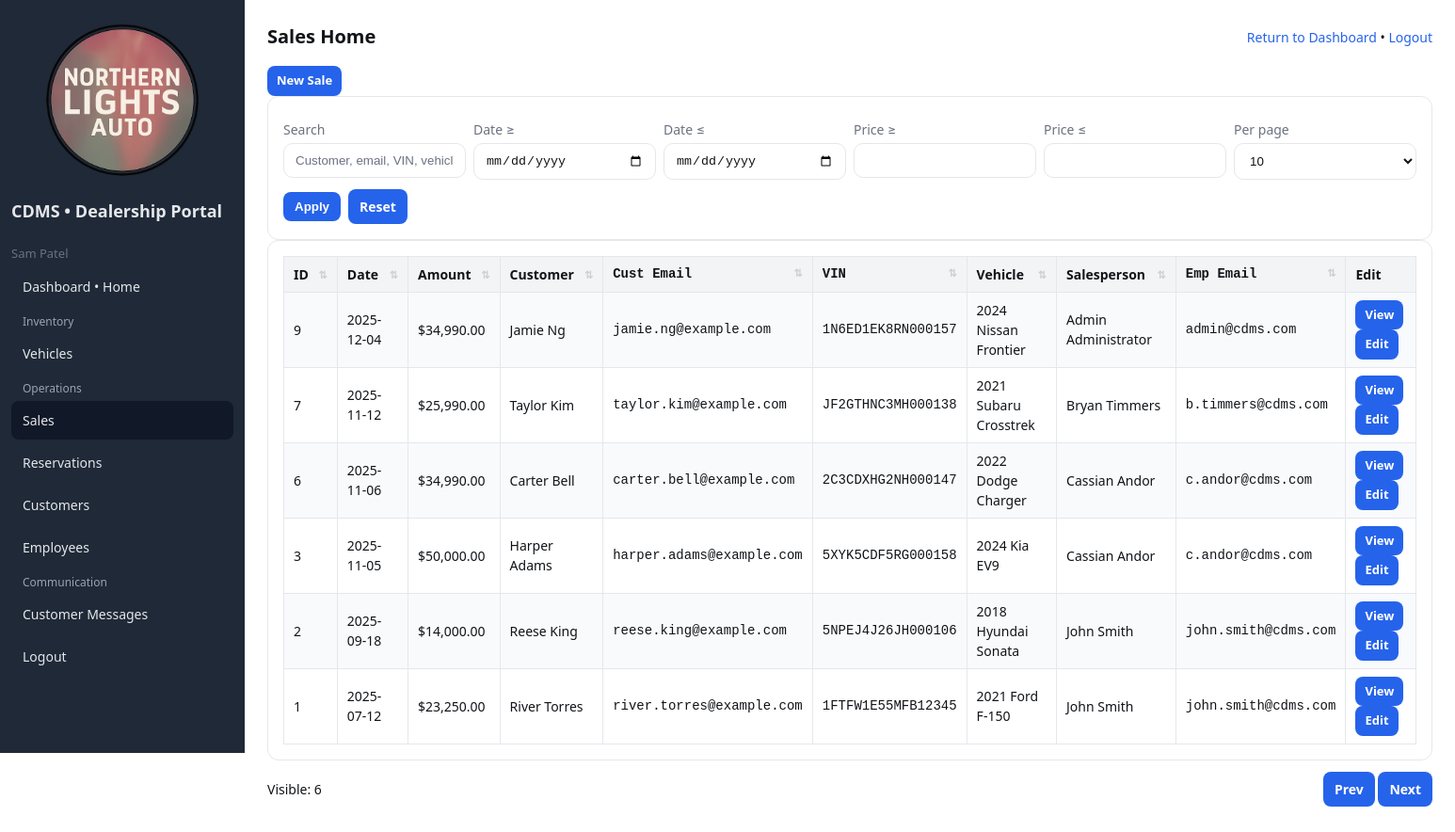
The page /public/sales.php (signed in) on the database its author committed.
### tables this page shows
CREATE TABLE `sales` (
  `sale_id` int(11) NOT NULL,
  `vehicle_id` int(11) NOT NULL,
  `customer_id` int(11) NOT NULL,
  `employee_id` int(11) NOT NULL,
  `sale_price` decimal(10,2) NOT NULL,
  `sale_date` date NOT NULL DEFAULT curdate(),
  `payment_method` enum('cash','finance','lease','other') NOT NULL DEFAULT 'finance',
  `notes` varchar(500) DEFAULT NULL,
  `created_at` timestamp NOT NULL DEFAULT current_timestamp(),
  `updated_at` timestamp NOT NULL DEFAULT current_timestamp() ON UPDATE current_timestamp()
);

CREATE TABLE `customers` (
  `customer_id` int(11) NOT NULL,
  `first_name` varchar(50) NOT NULL,
  `last_name` varchar(50) NOT NULL,
  `email` varchar(120) NOT NULL,
  `phone` varchar(30) DEFAULT NULL,
  `address_line1` varchar(120) DEFAULT NULL,
  `address_line2` varchar(120) DEFAULT NULL,
  `city` varchar(80) DEFAULT NULL,
  `state_province` varchar(80) DEFAULT NULL,
  `postal_code` varchar(20) DEFAULT NULL,
  `created_at` timestamp NOT NULL DEFAULT current_timestamp(),
  `updated_at` timestamp NOT NULL DEFAULT current_timestamp() ON UPDATE current_timestamp(),
  `password_hash` varchar(255) DEFAULT NULL
);

CREATE TABLE `vehicles` (
  `vehicle_id` int(11) NOT NULL,
  `vin` char(17) NOT NULL,
  `make` varchar(50) NOT NULL,
  `model` varchar(50) NOT NULL,
  `trim` varchar(50) DEFAULT NULL,
  `model_year` year(4) NOT NULL,
  `color` varchar(40) DEFAULT NULL,
  `body_style` varchar(40) DEFAULT NULL,
  `transmission` varchar(40) DEFAULT NULL,
  `fuel_type` varchar(40) DEFAULT NULL,
  `mileage` int(11) DEFAULT 0,
  `price` decimal(10,2) NOT NULL,
  `image_url` varchar(255) DEFAULT NULL,
  `status` enum('available','reserved','sold') NOT NULL DEFAULT 'available',
  `image_filename` varchar(255) DEFAULT NULL,
  `location` varchar(80) DEFAULT NULL,
  `listed_at` date NOT NULL DEFAULT curdate(),
  `created_at` timestamp NOT NULL DEFAULT current_timestamp(),
  `updated_at` timestamp NOT NULL DEFAULT current_timestamp() ON UPDATE current_timestamp()
);

CREATE TABLE `employees` (
  `employee_id` int(11) NOT NULL,
  `first_name` varchar(50) NOT NULL,
  `last_name` varchar(50) NOT NULL,
  `email` varchar(120) NOT NULL,
  `password_hash` varchar(100) DEFAULT NULL,
  `phone` varchar(30) DEFAULT NULL,
  `role` enum('sales','manager','admin') NOT NULL DEFAULT 'sales',
  `hire_date` date NOT NULL DEFAULT curdate(),
  `is_active` tinyint(1) NOT NULL DEFAULT 1,
  `created_at` timestamp NOT NULL DEFAULT current_timestamp(),
  `updated_at` timestamp NOT NULL DEFAULT current_timestamp() ON UPDATE current_timestamp()
);

### lib/helpers.php (called while the page is built, shortened)
<?php
function e($string)
{
    return htmlspecialchars($string, ENT_QUOTES, 'UTF-8');
}

### public/sales.php (the view, shortened to what this page needs)
<?php
require_once __DIR__ . '/../lib/helpers.php';
$pdo = DB::conn();
$rows = $pdo->query("
    SELECT
        s.sale_id,
        s.sale_date,
        s.sale_price,
        c.first_name AS cust_first, c.last_name AS cust_last, c.email AS cust_email,
        v.vin, v.make, v.model, v.model_year,
        e.first_name AS emp_first, e.last_name AS emp_last, e.email AS emp_email
    FROM sales s
    LEFT JOIN customers c ON c.customer_id = s.customer_id
    LEFT JOIN vehicles  v ON v.vehicle_id  = s.vehicle_id
    LEFT JOIN employees e ON e.employee_id = s.employee_id
    ORDER BY s.sale_id DESC
")->fetchAll();
$q          = $_GET['q'] ?? '';
$date_from  = $_GET['date_from'] ?? '';
$date_to    = $_GET['date_to'] ?? '';
$price_min  = $_GET['price_min'] ?? '';
$price_max  = $_GET['price_max'] ?? '';
$per_page   = (int)($_GET['per_page'] ?? 10);
?>
<!doctype html>
<html>
<head>
    <?php include __DIR__ . '/../includes/header.php'; ?>
</head>
<body class="page-sales">
    <div class="layout">
        <?php include __DIR__ . '/_sidebar.php'; ?>
        <div class="content">
            <div class="header">
                <div class="title">Sales Home</div>
                <div class="right"><a href="<?= BASE_URL ?>/dashboard.php">Return to Dashboard</a> • <a href="<?= BASE_URL ?>/logout.php">Logout</a></div>
            </div>
            <div class="mt-10">
                <a class="btn btn-primary btn-sm" href="<?= BASE_URL ?>/new_sale.php">New Sale</a><br>
            </div>
            <div class="card filters">
                <form onsubmit="return false;">
                    <div class="row">
                        <div>
                            <label>Search</label>
                            <input id="q" type="text" value="<?= e($q) ?>" placeholder="Customer, email, VIN, vehicle, employee">
                        </div>
                        <div>
                            <label>Date ≥</label>
                            <input id="date_from" type="date" value="<?= e($date_from) ?>">
                        </div>
                        <div>
                            <label>Date ≤</label>
                            <input id="date_to" type="date" value="<?= e($date_to) ?>">
                        </div>
                        <div>
                            <label>Price ≥</label>
                            <input id="price_min" type="number" step="0.01" value="<?= e($price_min) ?>">
                        </div>
                        <div>
                            <label>Price ≤</label>
                            <input id="price_max" type="number" step="0.01" value="<?= e($price_max) ?>">
                        </div>
                        <div>
                            <label>Per page</label>
                            <select id="per_page">
                                <?php foreach ([10, 20, 30, 50] as $pp): ?>
                                    <option value="<?= $pp ?>" <?= $per_page === $pp ? 'selected' : '' ?>><?= $pp ?></option>
                                <?php endforeach; ?>
                            </select>
                        </div>
                    </div>
                    <div class="flex-row-wrap mt-10">
                        <button class="btn" type="button" onclick="window.SimpleTable && SimpleTable.update && SimpleTable.update()">Apply</button>
                        <a class="btn secondary" href="index.php">Reset</a>
                    </div>
                </form>
            </div>
            <div class="card scrollable">
                <table id="salesTable" class="table">
                    <thead>
                        <tr>
                            <th data-sort>ID</th>
                            <th data-sort>Date</th>
                            <th data-sort class="amt">Amount</th>
                            <th data-sort>Customer</th>
                            <th data-sort class="mono">Cust Email</th>
                            <th data-sort class="mono">VIN</th>
                            <th data-sort>Vehicle</th>
                            <th data-sort>Salesperson</th>
                            <th data-sort class="mono">Emp Email</th>
                            <th>Edit</th>
                        </tr>
                    </thead>
                    <tbody>
                        <?php foreach ($rows as $r): ?>
                            <?php
                            $date  = $r['sale_date'] ? date('Y-m-d', strtotime($r['sale_date'])) : '';
                            $amt   = ($r['sale_price'] !== null) ? number_format((float)$r['sale_price'], 2) : '0.00';
                            $cust  = trim(($r['cust_first'] ?? '') . ' ' . ($r['cust_last'] ?? ''));
                            $veh   = trim(($r['model_year'] ? $r['model_year'] . ' ' : '') . ($r['make'] ?? '') . ' ' . ($r['model'] ?? ''));
                            $emp   = trim(($r['emp_first'] ?? '') . ' ' . ($r['emp_last'] ?? ''));
                            ?>
                            <tr>
                                <td><?= (int)$r['sale_id'] ?></td>
                                <td><?= e($date) ?></td>
                                <td class="amt">$<?= e($amt) ?></td>
                                <td><?= e($cust) ?></td>
                                <td class="mono"><?= e($r['cust_email'] ?? '') ?></td>
                                <td class="mono"><?= e($r['vin'] ?? '') ?></td>
                                <td><?= e($veh) ?></td>
                                <td><?= e($emp) ?></td>
                                <td class="mono"><?= e($r['emp_email'] ?? '') ?></td>
                                <td>
                                    <a class="btn btn-primary btn-sm" href="<?= BASE_URL ?>/sale_view.php?id=<?= (int)$r['sale_id'] ?>">View</a>
                                    <a class="btn btn-primary btn-sm" href="<?= BASE_URL ?>/sale_edit.php?id=<?= (int)$r['sale_id'] ?>">Edit</a>
                                </td>
                            </tr>
                        <?php endforeach; ?>
                    </tbody>
                </table>
            </div>
            <div class="header mt-12">
                <div class="muted" id="metaLbl"></div>
                <div>
                    <a class="btn secondary" href="#" id="prevBtn">Prev</a>
                    <a class="btn secondary" href="#" id="nextBtn">Next</a>
                </div>
            </div>
        </div>
    </div>
</body>
</html>

### public/assets/style.css (style rules this page uses)
:root { --bg: #ffffff; --sidebar-width: 260px; --text: #111418; --muted: #6b7280; --accent: #2563eb; --accent-hover: #1d4ed8; --sidebar: #1f2937; --sidebar-text: #e5e7eb; --sidebar-active: #111827; --border: #e5e7eb; --table-stripe: #f8fafc; --card-bg: #ffffff; --card-hover: #f8fafc; --input-bg: #ffffff; --table-head-bg: #f3f4f6; --button-text: #ffffff; }
* { box-sizing: border-box }
html, body { height: 100% }
body { margin: 0; background: var(--bg); color: var(--text); font: 14px/1.5 system-ui, -apple-system, Segoe UI, Roboto, Ubuntu, Cantarell, Noto Sans, Helvetica, Arial, "Apple Color Emoji", "Segoe UI Emoji"; }
.layout { display: flex; min-height: 100vh }
.content { flex: 1; padding: 24px; }
.header { display: flex; justify-content: space-between; align-items: center; margin-bottom: 16px }
.header .title { font-size: 20px; font-weight: 700 }
.header .right a { color: var(--accent); text-decoration: none }
thead th[data-sort] { position: relative; cursor: pointer; transition: background 140ms ease, color 140ms ease, box-shadow 140ms ease; padding-right: 30px; }
thead th[data-sort]::after { content: "⇅"; position: absolute; right: 10px; top: 50%; transform: translateY(-50%); font-size: 11px; line-height: 1; color: var(--muted); opacity: 0.28; transition: opacity 120ms ease, color 160ms ease, transform 120ms ease; pointer-events: none; }
.card { border: 1px solid var(--border); border-radius: 12px; padding: 16px; background: var(--card-bg) }
.table { width: 100%; border-collapse: collapse; }
.table th, .table td { border: 1px solid var(--border); padding: 8px 10px; text-align: left }
.table thead th { background: var(--table-head-bg) }
.table tbody tr:nth-child(odd) { background: var(--table-stripe) }
label { display: block; margin: 8px 0 4px; color: var(--muted) }
input, select { width: 100%; padding: 10px 12px; border: 1px solid var(--border); border-radius: 10px; background: var(--input-bg) }
input, select, textarea { color: var(--text); }
input::placeholder, textarea::placeholder { color: var(--muted); opacity: 1; }
.btn { display: inline-flex; align-items: center; gap: 8px; padding: 8px 12px; border-radius: 8px; border: 0; background: var(--accent) !important; color: var(--button-text) !important; text-decoration: none; cursor: pointer; font-weight: 600; }
.btn.secondary { background: var(--accent) !important; color: var(--button-text) !important; border: 0 !important; }
.btn.btn-primary, .btn-primary { background: var(--accent); color: var(--button-text); border-color: var(--accent); }
.btn.secondary { background: var(--card-bg); color: var(--text); border-color: var(--border); }
.btn-sm { padding: 6px 10px; font-size: 13px; border-radius: 8px; }
.page-sales .filters .row { display: grid; grid-template-columns: repeat(6, minmax(150px, 1fr)); gap: 8px; }
.page-sales .filters .row>div { min-width: 150px }
.mono { font-family: ui-monospace, SFMono-Regular, Menlo, Monaco, Consolas, "Liberation Mono", "Courier New", monospace; }
.scrollable { overflow: auto }
.flex-row-wrap { display: flex; gap: 8px; align-items: center; flex-wrap: wrap }
.mt-10 { margin-top: 10px }
.mt-12 { margin-top: 12px }

### rows shown on the page
sales: sale_id "9", sale_date "2025-12-04", sale_price "34,990.00", customer.last_name "Jamie Ng", customer.email "jamie.ng@example.com", vehicle.vin "1N6ED1EK8RN000157", vehicle.model "2024 Nissan Frontier", employee.last_name "Admin Administrator", employee.email "admin@cdms.com"
sales: sale_id "7", sale_date "2025-11-12", sale_price "25,990.00", customer.last_name "Taylor Kim", customer.email "taylor.kim@example.com", vehicle.vin "JF2GTHNC3MH000138", vehicle.model "2021 Subaru Crosstrek", employee.last_name "Bryan Timmers", employee.email "b.timmers@cdms.com"
sales: sale_id "6", sale_date "2025-11-06", sale_price "34,990.00", customer.last_name "Carter Bell", customer.email "carter.bell@example.com", vehicle.vin "2C3CDXHG2NH000147", vehicle.model "2022 Dodge Charger", employee.last_name "Cassian Andor", employee.email "c.andor@cdms.com"
sales: sale_id "3", sale_date "2025-11-05", sale_price "50,000.00", customer.last_name "Harper Adams", customer.email "harper.adams@example.com", vehicle.vin "5XYK5CDF5RG000158", vehicle.model "2024 Kia EV9", employee.last_name "Cassian Andor", employee.email "c.andor@cdms.com"
sales: sale_id "2", sale_date "2025-09-18", sale_price "14,000.00", customer.last_name "Reese King", customer.email "reese.king@example.com", vehicle.vin "5NPEJ4J26JH000106", vehicle.model "2018 Hyundai Sonata", employee.last_name "John Smith", employee.email "john.smith@cdms.com"
sales: sale_id "1", sale_date "2025-07-12", sale_price "23,250.00", customer.last_name "River Torres", customer.email "river.torres@example.com", vehicle.vin "1FTFW1E55MFB12345", vehicle.model "2021 Ford F-150", employee.last_name "John Smith", employee.email "john.smith@cdms.com"

### other values the page prints
$u['name'] "Sam Patel"
form field value "10"
